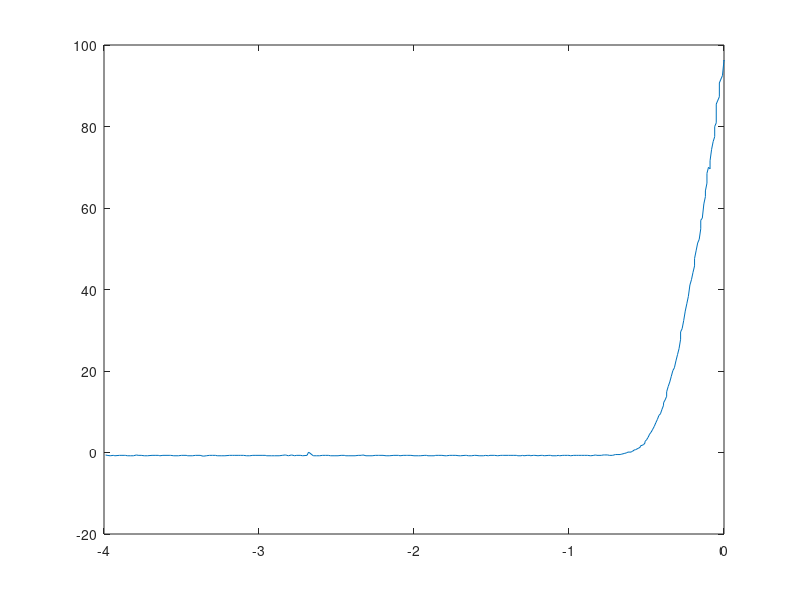

This chart was generated by the following MATLAB code:
clear all; close all;
Vr=[0	0	-0.01	-0.03	-0.03	-0.05	-0.05	-0.06	-0.06	-0.07	-0.08	-0.09	-0.09	-0.1	-0.11	-0.11	-0.12	-0.12	-0.13	-0.14	-0.15	-0.15	-0.16	-0.17	-0.18	-0.19	-0.19	-0.2	-0.21	-0.22	-0.23	-0.24	-0.25	-0.26	-0.27	-0.28	-0.28	-0.29	-0.3	-0.31	-0.32	-0.33	-0.34	-0.35	-0.36	-0.37	-0.37	-0.38	-0.39	-0.39	-0.4	-0.41	-0.42	-0.43	-0.44	-0.45	-0.46	-0.47	-0.48	-0.49	-0.5	-0.51	-0.51	-0.52	-0.54	-0.54	-0.55	-0.57	-0.58	-0.59	-0.6	-0.62	-0.63	-0.64	-0.66	-0.67	-0.69	-0.7	-0.71	-0.72	-0.74	-0.75	-0.77	-0.78	-0.79	-0.8	-0.82	-0.83	-0.84	-0.86	-0.88	-0.89	-0.9	-0.92	-0.94	-0.95	-0.97	-0.99	-1	-1.01	-1.03	-1.04	-1.06	-1.07	-1.08	-1.11	-1.12	-1.13	-1.16	-1.17	-1.18	-1.2	-1.22	-1.23	-1.25	-1.25	-1.27	-1.29	-1.3	-1.31	-1.33	-1.34	-1.36	-1.38	-1.39	-1.42	-1.43	-1.44	-1.46	-1.48	-1.49	-1.51	-1.52	-1.54	-1.55	-1.58	-1.6	-1.61	-1.63	-1.65	-1.66	-1.67	-1.7	-1.71	-1.73	-1.75	-1.77	-1.79	-1.8	-1.82	-1.84	-1.86	-1.87	-1.89	-1.91	-1.92	-1.93	-1.96	-1.97	-2	-2.02	-2.04	-2.05	-2.07	-2.09	-2.1	-2.13	-2.13	-2.16	-2.18	-2.2	-2.22	-2.23	-2.25	-2.27	-2.29	-2.31	-2.33	-2.34	-2.36	-2.38	-2.4	-2.42	-2.44	-2.45	-2.47	-2.49	-2.51	-2.54	-2.55	-2.57	-2.59	-2.61	-2.63	-2.65	-2.68	-2.69	-2.72	-2.73	-2.76	-2.77	-2.79	-2.81	-2.82	-2.83	-2.85	-2.87	-2.9	-2.92	-2.95	-2.96	-2.98	-3	-3.02	-3.04	-3.06	-3.08	-3.1	-3.12	-3.13	-3.16	-3.17	-3.19	-3.22	-3.24	-3.27	-3.28	-3.3	-3.32	-3.34	-3.36	-3.38	-3.4	-3.41	-3.43	-3.46	-3.47	-3.49	-3.5	-3.52	-3.55	-3.57	-3.58	-3.6	-3.62	-3.64	-3.65	-3.67	-3.69	-3.72	-3.74	-3.76	-3.78	-3.79	-3.81	-3.83	-3.85	-3.86	-3.87	-3.89	-3.9	-3.93	-3.94	-3.96	-3.98	-3.98	-3.98	-3.98	-3.99];
I=[96.1	96.3	92.5	90.7	87.3	85.5	80.9	80	77.5	76.3	74.4	71.6	69.6	70	68.5	66.1	64.2	62.8	61	57.5	57	54.9	52.3	51.4	49.5	47.6	45.8	44.2	42.4	41.1	38.3	36.5	34.7	32.4	30.4	29.6	27.8	25.5	24	22.5	20.8	20.1	18.7	17.3	16.2	14.9	13.8	12.9	12.2	11.6	10.6	9.5	9.1	8.1	7.3	6.4	5.7	5	4.5	3.7	3.1	2.7	2.3	1.9	1.6	1.3	1.1	0.7	0.6	0.3	0.1	0.1	-0.1	-0.2	-0.4	-0.5	-0.5	-0.5	-0.6	-0.7	-0.7	-0.6	-0.6	-0.6	-0.7	-0.7	-0.7	-0.6	-0.7	-0.8	-0.7	-0.7	-0.7	-0.7	-0.7	-0.7	-0.7	-0.8	-0.7	-0.7	-0.7	-0.7	-0.8	-0.7	-0.8	-0.8	-0.7	-0.7	-0.8	-0.7	-0.7	-0.8	-0.7	-0.7	-0.8	-0.7	-0.7	-0.8	-0.7	-0.8	-0.8	-0.7	-0.7	-0.7	-0.7	-0.7	-0.7	-0.7	-0.8	-0.7	-0.7	-0.7	-0.8	-0.7	-0.8	-0.8	-0.7	-0.7	-0.8	-0.8	-0.7	-0.7	-0.8	-0.8	-0.7	-0.7	-0.7	-0.8	-0.8	-0.7	-0.7	-0.7	-0.8	-0.8	-0.8	-0.7	-0.7	-0.8	-0.8	-0.8	-0.7	-0.7	-0.7	-0.7	-0.8	-0.7	-0.7	-0.7	-0.8	-0.8	-0.7	-0.7	-0.7	-0.7	-0.8	-0.8	-0.8	-0.6	-0.7	-0.7	-0.8	-0.8	-0.8	-0.8	-0.7	-0.7	-0.8	-0.8	-0.8	-0.7	-0.7	-0.7	-0.8	-0.8	-0.8	0.1	-0.7	-0.8	-0.7	-0.7	-0.8	-0.6	-0.8	-0.7	-0.6	-0.7	-0.8	-0.8	-0.8	-0.8	-0.7	-0.7	-0.7	-0.7	-0.7	-0.8	-0.8	-0.7	-0.7	-0.7	-0.7	-0.7	-0.7	-0.8	-0.8	-0.8	-0.7	-0.7	-0.7	-0.8	-0.9	-0.7	-0.7	-0.7	-0.8	-0.8	-0.7	-0.7	-0.7	-0.8	-0.8	-0.7	-0.7	-0.7	-0.7	-0.8	-0.7	-0.7	-0.7	-0.8	-0.8	-0.7	-0.7	-0.6	-0.8	-0.8	-0.8	-0.7	-0.7	-0.7	-0.7	-0.8	-0.7	-0.8	-0.7	-0.7	-0.7	-0.7	-0.6];
plot(Vr,I)
print -djpeg -r1000 578.jpg
